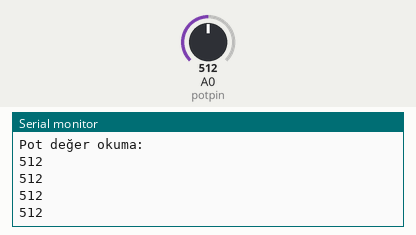
Simulated run of this sketch. Board: Arduino Uno, built with avr-gcc and run on an emulated ATmega328P. Shown: the last lines printed to the serial monitor. Inputs (shaded band) come from the test bench; at power-on: A0 (potpin) = 512.

Above: at 1.2 s.
1.3 s: A0 (potpin) set to 716
At 1.71 s:
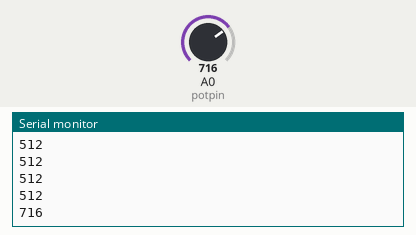
2.8 s: A0 (potpin) set to 900
At 2.91 s:
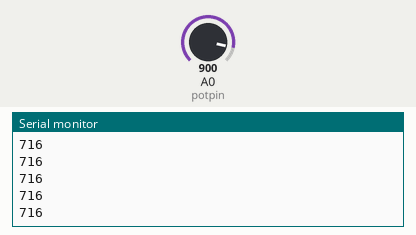
Timing chart, 0 to 5.8 s (numbered marks = the images above; inputs shaded):
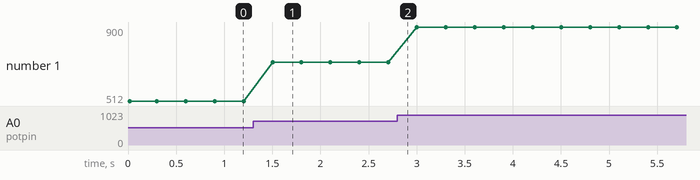

Measured:
- after the input at 1.3 s, the serial monitor: prints a new line after 0.20 s (image 1)
- plotted number 1: 512 → 716 after the input at 1.3 s, 716 → 900 after the input at 2.8 s

The sketch:

potansiyometre_ile_seri_haberlesme.ino
```cpp
#define potpin A0
int deger=0;
void setup() {
  Serial.begin(9600);
  Serial.println("Pot değer okuma:");
}

void loop() {
  deger = analogRead(potpin);
  Serial.println(deger);
  delay(300);
}
```
